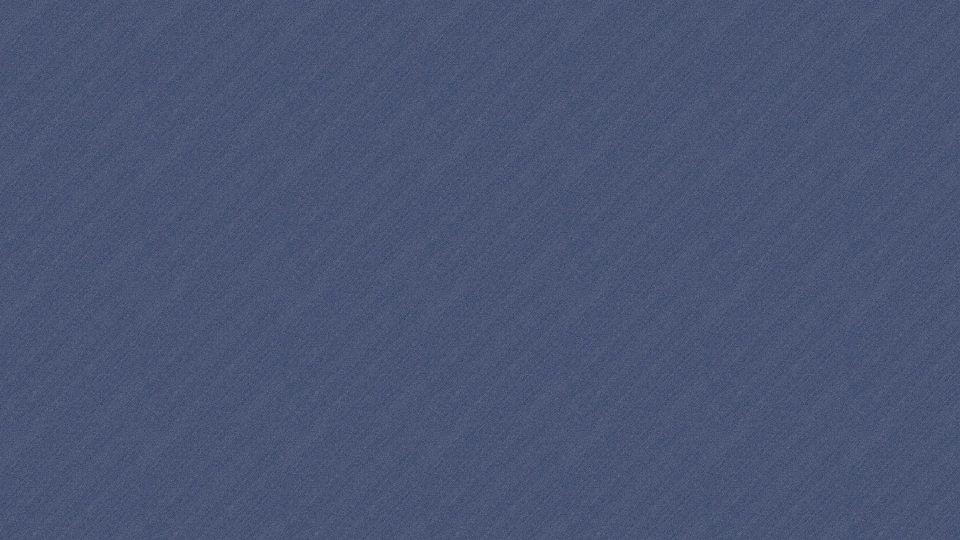
#> input picture AI-Projects/Desktop Assistant using Python & OpenCV/cc.jpg, 1920 x 1080 px (shown at 1/2 size); its folder holds only this picture in this run
$ python yy.py
#> lines starting #> are read from the running program, lines starting #| are printed output that depends on the picture
from PIL import Image
import glob, os

size = 800, 375

for infile in glob.glob("*.jpg"):
    file, ext = os.path.splitext(infile)
    im = Image.open(infile).convert('L')
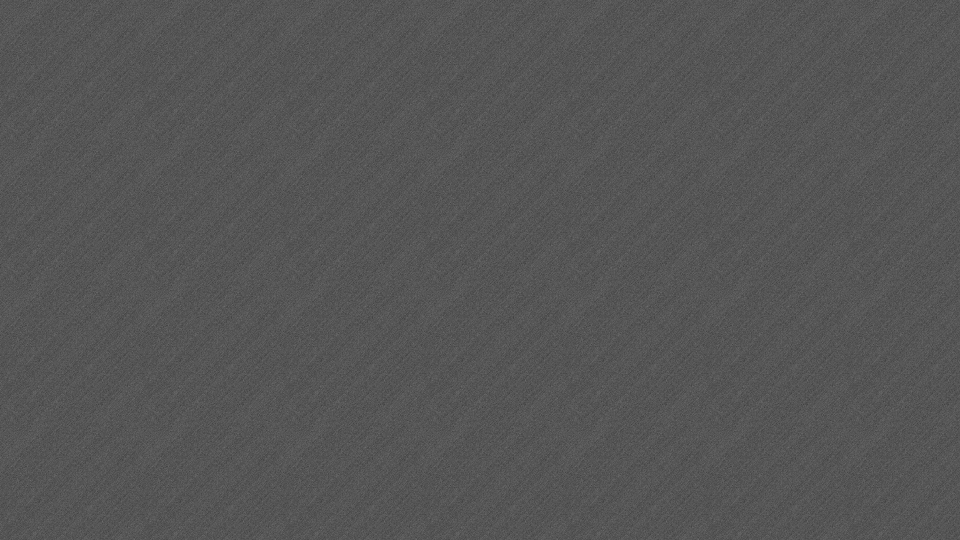
#> im: PIL image 1920x1080 L (shown at 1/2 size); min 41, max 139, mean 85.4
    im.thumbnail(size)
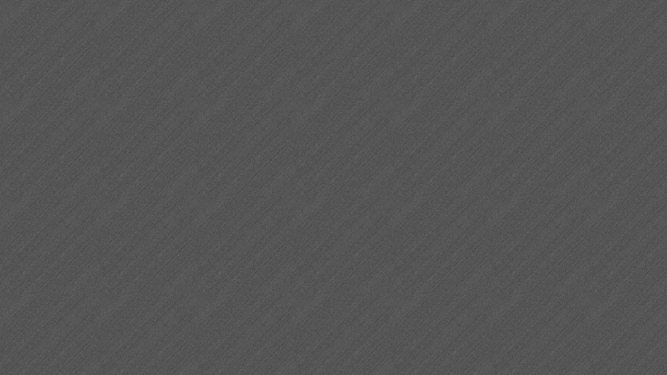
#> im: PIL image 667x375 L; min 71, max 100, mean 85.4
    im.save(file + ".thumbnail", "JPEG")
